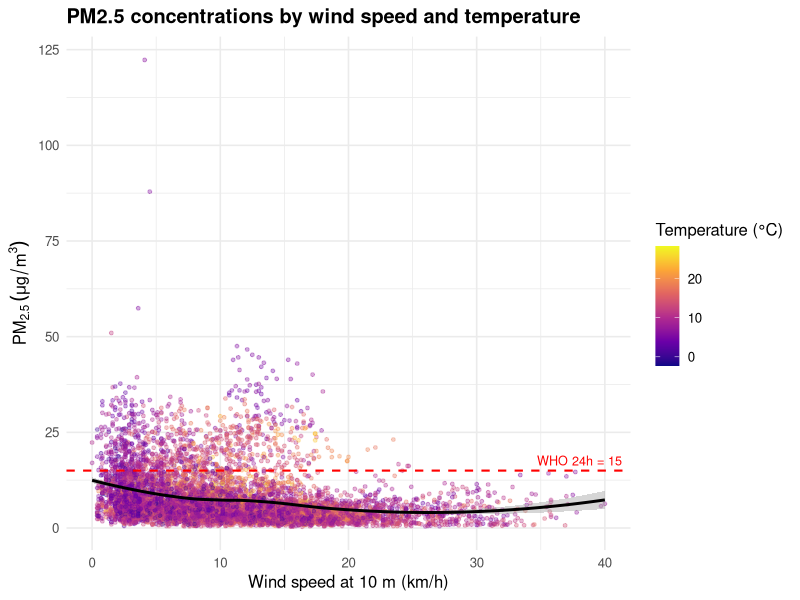
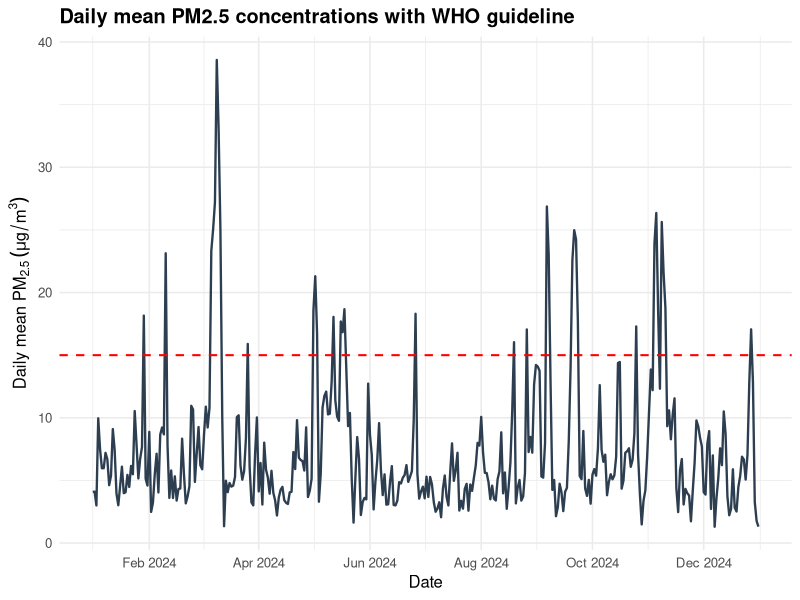
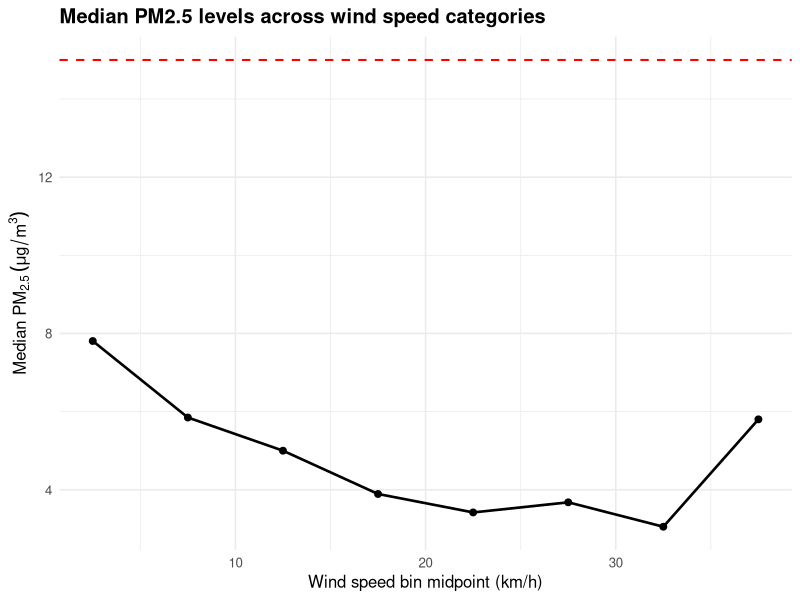
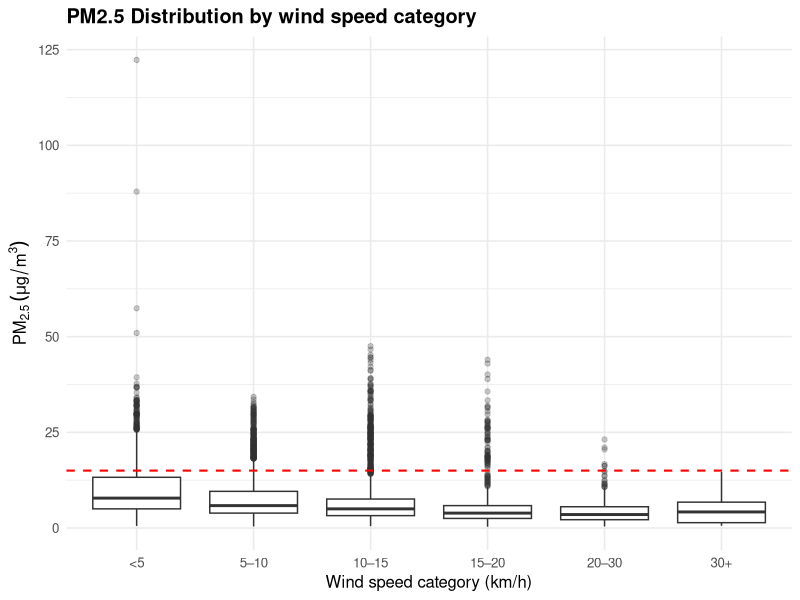

Recreate these plots in R, in order.
# ------------------------------------------------------------
# 1) Libraries
# ------------------------------------------------------------
library(dplyr)
library(readr)
library(lubridate)
library(stringr)
library(ggplot2)
library(reshape2)
library(viridis)

# ------------------------------------------------------------
# 2) Load data
# ------------------------------------------------------------
openaq_raw    <- read_csv("Openaq.csv")
openmeteo_raw <- read_csv("Openmeteo.csv")

# ------------------------------------------------------------
# 3) Clean OpenAQ (PM2.5)
# ------------------------------------------------------------
openaq_clean <- openaq_raw %>%
  mutate(
    pm25 = str_extract(`PM2.5 particulate matter (Hourly measured)`, "[0-9\\.]+") %>%
      as.numeric(),
    Date = as.Date(Date, format = "%d/%m/%Y"),
    Time = as.character(Time)
  ) %>%
  select(Date, Time, pm25)

# ------------------------------------------------------------
# 4) Clean OpenMeteo (Weather)
# ------------------------------------------------------------
openmeteo_clean <- openmeteo_raw %>%
  mutate(
    Date = as.Date(format(time, "%Y-%m-%d")),
    Time = format(time, "%H:%M:%S")
  ) %>%
  rename(
    temperature_2m       = `temperature_2m (°C)`,
    relative_humidity_2m = `relative_humidity_2m (%)`,
    precipitation        = `precipitation (mm)`,
    surface_pressure     = `surface_pressure (hPa)`,
    wind_speed_10m       = `wind_speed_10m (km/h)`,
    wind_direction_10m   = `wind_direction_10m (°)`
  ) %>%
  select(
    Date, Time,
    temperature_2m,
    relative_humidity_2m,
    precipitation,
    surface_pressure,
    wind_speed_10m,
    wind_direction_10m
  )

# ------------------------------------------------------------
# 5) Merge datasets (hourly alignment)
# ------------------------------------------------------------
sheffield_data <- openaq_clean %>%
  inner_join(openmeteo_clean, by = c("Date", "Time"))

# ------------------------------------------------------------
# 6) Missing values check + cleaning
# ------------------------------------------------------------
cat("\n--- Missing values summary (before cleaning) ---\n")
print(colSums(is.na(sheffield_data)))
cat("\nTotal rows before cleaning:", nrow(sheffield_data), "\n")

sheffield_data_clean <- sheffield_data %>%
  filter(!is.na(pm25))

cat("\n--- Missing values summary (after cleaning) ---\n")
print(colSums(is.na(sheffield_data_clean)))
cat("\nTotal rows after cleaning:", nrow(sheffield_data_clean), "\n")

# ------------------------------------------------------------
# 7) Derived variables and daily summary
# ------------------------------------------------------------
who_24h <- 15  # WHO 2021 24-hour PM2.5 guideline (µg/m³)

plot_df <- sheffield_data_clean %>%
  mutate(
    datetime = ymd_hms(paste(Date, Time), tz = "Europe/London"),
    exceed   = pm25 > who_24h
  )

daily <- plot_df %>%
  mutate(date = as.Date(datetime)) %>%
  group_by(date) %>%
  summarise(
    n_hours    = sum(!is.na(pm25)),
    pm25_daily = mean(pm25, na.rm = TRUE),
    .groups    = "drop"
  ) %>%
  filter(n_hours >= 18) %>%
  mutate(exceed_daily = pm25_daily > who_24h)

# For reporting
nrow(daily)
summary(daily$n_hours)
table(daily$exceed_daily)

# ============================================================
# 8) Visualisations
# ============================================================

# ------------------------------------------------------------
# Section 2: PM2.5 by wind speed and temperature
# ------------------------------------------------------------
p_sec2 <- ggplot(plot_df, aes(x = wind_speed_10m, y = pm25, colour = temperature_2m)) +
  geom_point(alpha = 0.35, size = 1) +
  geom_smooth(method = "loess", se = TRUE, colour = "black") +
  geom_hline(yintercept = who_24h, linetype = "dashed",
             colour = "red", linewidth = 0.7) +
  annotate(
    "text",
    x = Inf, y = who_24h,
    label = paste0("WHO 24h = ", who_24h),
    hjust = 1.1, vjust = -0.5,
    colour = "red", size = 3.2
  ) +
  scale_colour_viridis_c(option = "C", name = "Temperature (°C)") +
  labs(
    title = "PM2.5 concentrations by wind speed and temperature",
    x = "Wind speed at 10 m (km/h)",
    y = expression(PM[2.5]~(mu*g/m^3))
  ) +
  theme_minimal(base_size = 12) +
  theme(plot.title = element_text(face = "bold"))

# ------------------------------------------------------------
# Section 3: Daily mean PM2.5 with WHO guideline
# ------------------------------------------------------------
p_sec3 <- ggplot(daily, aes(x = date, y = pm25_daily)) +
  geom_line(linewidth = 0.8, colour = "#2C3E50") +
  geom_hline(yintercept = who_24h, linetype = "dashed",
             colour = "red", linewidth = 0.7) +
  labs(
    title = "Daily mean PM2.5 concentrations with WHO guideline",
    x = "Date",
    y = expression("Daily mean " * PM[2.5]~(mu*g/m^3))
  ) +
  scale_x_date(date_breaks = "2 months", date_labels = "%b %Y") +
  theme_minimal(base_size = 12) +
  theme(plot.title = element_text(face = "bold"))

# ------------------------------------------------------------
# Section 4: Median PM2.5 across wind speed categories
# ------------------------------------------------------------
breaks_wind <- seq(
  0,
  ceiling(max(plot_df$wind_speed_10m, na.rm = TRUE) / 5) * 5,
  by = 5
)

plot_df_w <- plot_df %>%
  mutate(
    bin_id = cut(
      wind_speed_10m,
      breaks = breaks_wind,
      include.lowest = TRUE,
      labels = FALSE
    )
  ) %>%
  filter(!is.na(bin_id))

wind_binned <- plot_df_w %>%
  group_by(bin_id) %>%
  summarise(
    pm25_median = median(pm25, na.rm = TRUE),
    n           = n(),
    .groups     = "drop"
  ) %>%
  mutate(
    wind_mid = (breaks_wind[bin_id] + breaks_wind[bin_id + 1]) / 2
  )

p_sec4 <- ggplot(wind_binned, aes(x = wind_mid, y = pm25_median)) +
  geom_line(linewidth = 0.9, colour = "black") +
  geom_point(size = 2, colour = "black") +
  geom_hline(yintercept = who_24h, linetype = "dashed",
             colour = "red", linewidth = 0.7) +
  labs(
    title = "Median PM2.5 levels across wind speed categories",
    x = "Wind speed bin midpoint (km/h)",
    y = expression("Median " * PM[2.5]~(mu*g/m^3))
  ) +
  theme_minimal(base_size = 12) +
  theme(plot.title = element_text(face = "bold"))

# ------------------------------------------------------------
# Section 5: Distribution of PM2.5 by wind speed category
# ------------------------------------------------------------
plot_df2 <- plot_df %>%
  mutate(
    wind_cat = cut(
      wind_speed_10m,
      breaks = c(-Inf, 5, 10, 15, 20, 30, Inf),
      labels = c("<5", "5–10", "10–15", "15–20", "20–30", "30+")
    )
  )

p_sec5 <- ggplot(plot_df2, aes(x = wind_cat, y = pm25)) +
  geom_boxplot(outlier.alpha = 0.25) +
  geom_hline(yintercept = who_24h, linetype = "dashed",
             colour = "red", linewidth = 0.7) +
  labs(
    title = "PM2.5 Distribution by wind speed category",
    x = "Wind speed category (km/h)",
    y = expression(PM[2.5]~(mu*g/m^3))
  ) +
  theme_minimal(base_size = 12) +
  theme(plot.title = element_text(face = "bold"))
